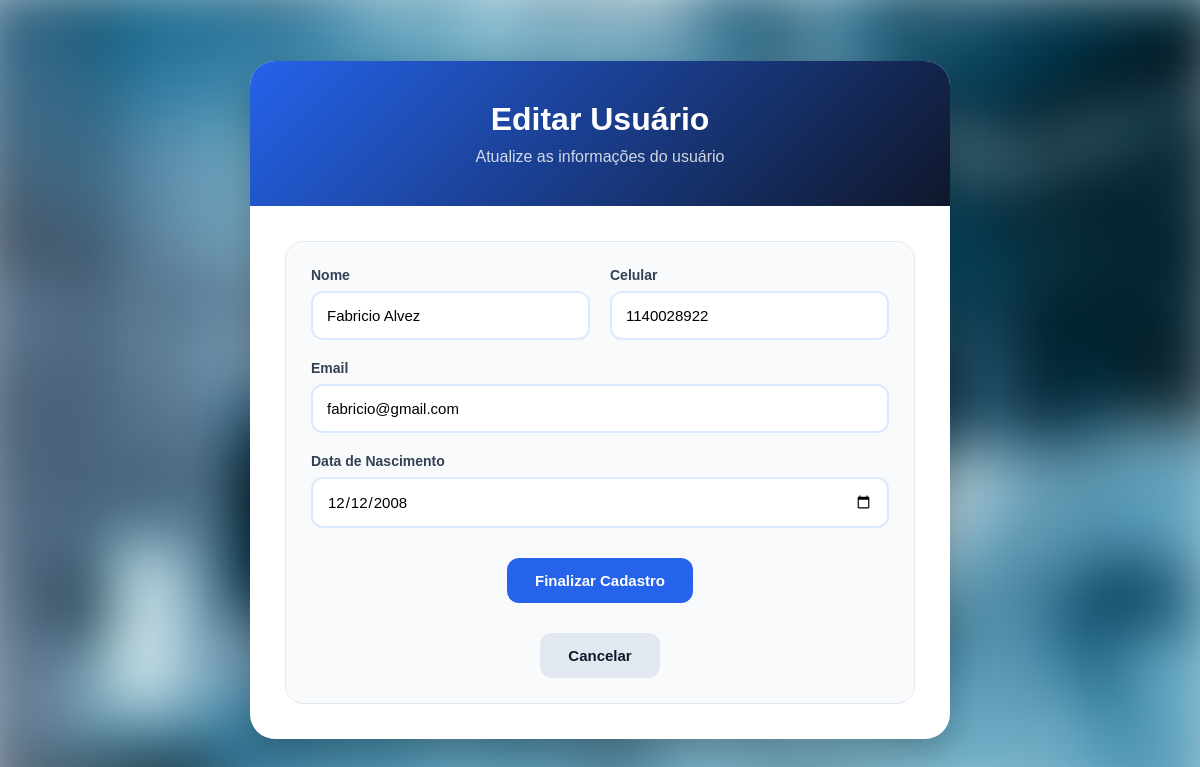
The app's page /editar.php?id=12 with its own data.
### tables this page shows
CREATE TABLE `usuarios` (
  `id` int(11) NOT NULL,
  `nomeUsuarios` varchar(100) NOT NULL,
  `cpfUsuarios` varchar(11) NOT NULL,
  `celularUsuarios` varchar(13) NOT NULL,
  `emailUsuarios` varchar(60) NOT NULL,
  `dataNascUsuarios` date NOT NULL
);

### editar.php (the view, shortened to what this page needs)
<?php
include 'conexao.php';
$id = $_GET['id'];
$sql = "SELECT * FROM usuarios WHERE id = :id";
$stmt = $pdo->prepare($sql);
$stmt->bindParam(':id', $id);
$stmt->execute();
$usuario = $stmt->fetch(PDO::FETCH_ASSOC);
?>
<!DOCTYPE html>
<html lang="en">
<head>
    <link rel="stylesheet" href="./style/editar.css">
</head>
<body>
    <div class="container">
        <div class="topo">
            <h1>Editar Usuário</h1>
            <p>Atualize as informações do usuário</p>
        </div>
        <form action="update.php" method="POST">
            <div class="card">
                <div class="grid">
                    <div class="input-group">
                        <label>Nome</label>
                        <input type="text"
                            name="nome"
                            value="<?php echo $usuario['nomeUsuarios']; ?>">
                    </div>
                    <div class="input-group">
                        <label>Celular</label>
                        <input type="text"
                            name="celular"
                            value="<?php echo $usuario['celularUsuarios']; ?>">
                    </div>
                </div>
                <div class="input-group">
                    <label>Email</label>
                    <input type="email"
                        name="email"
                        value="<?php echo $usuario['emailUsuarios']; ?>">
                </div>
                <div class="input-group">
                    <label>Data de Nascimento</label>
                    <input type="date"
                        name="dataNasc"
                        value="<?php echo $usuario['dataNascUsuarios']; ?>">
                </div>
                <div class="buttons">
                    <button type="submit" class="btn-primary">
                        Finalizar Cadastro
                    </button>
                </div>
                <div class="buttons">
                    <a href="painel.php" class="btn-secondary">
                        Cancelar
                    </a>
                </div>
            </div>
        </form>
    </div>
</body>
</html>

### style/editar.css (style rules this page uses)
* { margin: 0; padding: 0; box-sizing: border-box; font-family: Arial, Helvetica, sans-serif; }
body { min-height: 100vh; display: flex; align-items: center; justify-content: center; padding: 20px; overflow: hidden; position: relative; }
body::before { content: ""; position: fixed; inset: 0; background-image: url("../assets/image.png"); background-size: cover; background-position: center; background-repeat: no-repeat; filter: blur(30px); transform: scale(1.05); z-index: -1; }
.container { width: 100%; max-width: 700px; background: #fff; border-radius: 25px; overflow: hidden; box-shadow: 0 15px 40px rgba(0,0,0,0.3); }
.topo { background: linear-gradient(135deg, #2563eb, #0f172a); color: white; text-align: center; padding: 40px 20px; }
.topo h1 { font-size: 32px; margin-bottom: 10px; }
.topo p { opacity: .8; }
form { padding: 35px; }
.card { background: #f8fafc; border-radius: 18px; padding: 25px; border: 1px solid #e2e8f0; }
.grid { display: grid; grid-template-columns: 1fr 1fr; gap: 20px; }
.input-group { display: flex; flex-direction: column; margin-bottom: 20px; }
.input-group label { margin-bottom: 8px; color: #334155; font-weight: bold; font-size: 14px; }
.input-group input { padding: 14px; border: 2px solid #dbeafe; border-radius: 12px; font-size: 15px; transition: .3s; background: white; }
.buttons { display: flex; justify-content: center; margin-top: 30px; }
.btn-primary, .btn-secondary { padding: 14px 28px; border: none; border-radius: 12px; cursor: pointer; font-size: 15px; font-weight: bold; transition: 0.3s; }
.btn-primary { background: #2563eb; color: white; }
.btn-secondary { background: #e2e8f0; color: #0f172a; text-decoration: none; }

### records on screen
usuarios: nome "Fabricio Alvez", celular "1140028922", email "fabricio@gmail.com", dataNasc "12/12/2008"
